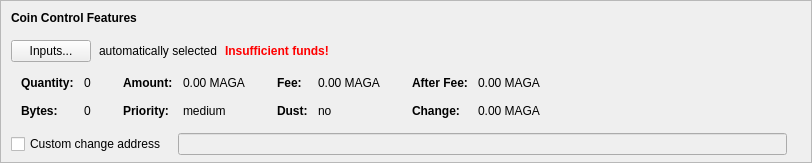
    <widget class="QFrame" name="frameCoinControl">
     <property name="sizePolicy">
      <sizepolicy hsizetype="Expanding" vsizetype="Expanding">
       <horstretch>0</horstretch>
       <verstretch>0</verstretch>
      </sizepolicy>
     </property>
     <property name="maximumSize">
      <size>
       <width>16777215</width>
       <height>16777215</height>
      </size>
     </property>
     <property name="frameShape">
      <enum>QFrame::StyledPanel</enum>
     </property>
     <property name="frameShadow">
      <enum>QFrame::Sunken</enum>
     </property>
     <layout class="QVBoxLayout" name="verticalLayoutCoinControl2">
      <property name="spacing">
       <number>0</number>
      </property>
      <property name="leftMargin">
       <number>0</number>
      </property>
      <property name="topMargin">
       <number>0</number>
      </property>
      <property name="rightMargin">
       <number>0</number>
      </property>
      <property name="bottomMargin">
       <number>6</number>
      </property>
      <item>
       <layout class="QVBoxLayout" name="verticalLayoutCoinControl" stretch="0,0,0,0,1">
        <property name="spacing">
         <number>0</number>
        </property>
        <property name="leftMargin">
         <number>10</number>
        </property>
        <property name="topMargin">
         <number>10</number>
        </property>
        <item>
         <layout class="QHBoxLayout" name="horizontalLayoutCoinControl1">
          <property name="bottomMargin">
           <number>15</number>
          </property>
          <item>
           <widget class="QLabel" name="labelCoinControlFeatures">
            <property name="sizePolicy">
             <sizepolicy hsizetype="Preferred" vsizetype="Maximum">
              <horstretch>0</horstretch>
              <verstretch>0</verstretch>
             </sizepolicy>
            </property>
            <property name="font">
             <font>
              <weight>75</weight>
              <bold>true</bold>
             </font>
            </property>
            <property name="styleSheet">
             <string notr="true">font-weight:bold;</string>
            </property>
            <property name="text">
             <string>Coin Control Features</string>
            </property>
           </widget>
          </item>
         </layout>
        </item>
        <item>
         <layout class="QHBoxLayout" name="horizontalLayoutCoinControl2" stretch="0,0,0,0">
          <property name="spacing">
           <number>8</number>
          </property>
          <property name="bottomMargin">
           <number>10</number>
          </property>
          <item>
           <widget class="QPushButton" name="pushButtonCoinControl">
            <property name="styleSheet">
             <string notr="true"/>
            </property>
            <property name="text">
             <string>Inputs...</string>
            </property>
            <property name="autoDefault">
             <bool>false</bool>
            </property>
           </widget>
          </item>
          <item>
           <widget class="QLabel" name="labelCoinControlAutomaticallySelected">
            <property name="text">
             <string>automatically selected</string>
            </property>
            <property name="margin">
             <number>5</number>
            </property>
           </widget>
          </item>
          <item>
           <widget class="QLabel" name="labelCoinControlInsuffFunds">
            <property name="font">
             <font>
              <weight>75</weight>
              <bold>true</bold>
             </font>
            </property>
            <property name="styleSheet">
             <string notr="true">color:red;font-weight:bold;</string>
            </property>
            <property name="text">
             <string>Insufficient funds!</string>
            </property>
            <property name="margin">
             <number>5</number>
            </property>
           </widget>
          </item>
          <item>
           <spacer name="horizontalSpacerCoinControl">
            <property name="orientation">
             <enum>Qt::Horizontal</enum>
            </property>
            <property name="sizeHint" stdset="0">
             <size>
              <width>40</width>
              <height>1</height>
             </size>
            </property>
           </spacer>
          </item>
         </layout>
        </item>
        <item>
         <widget class="QWidget" name="widgetCoinControl" native="true">
          <property name="sizePolicy">
           <sizepolicy hsizetype="Preferred" vsizetype="Preferred">
            <horstretch>0</horstretch>
            <verstretch>0</verstretch>
           </sizepolicy>
          </property>
          <property name="minimumSize">
           <size>
            <width>0</width>
            <height>0</height>
           </size>
          </property>
          <property name="styleSheet">
           <string notr="true"/>
          </property>
          <layout class="QHBoxLayout" name="horizontalLayoutCoinControl5">
           <property name="leftMargin">
            <number>0</number>
           </property>
           <property name="topMargin">
            <number>0</number>
           </property>
           <property name="rightMargin">
            <number>0</number>
           </property>
           <property name="bottomMargin">
            <number>0</number>
           </property>
           <item>
            <layout class="QHBoxLayout" name="horizontalLayoutCoinControl3" stretch="0,0,0,1">
             <property name="spacing">
              <number>20</number>
             </property>
             <property name="topMargin">
              <number>0</number>
             </property>
             <property name="bottomMargin">
              <number>10</number>
             </property>
             <item>
              <layout class="QFormLayout" name="formLayoutCoinControl1">
               <property name="horizontalSpacing">
                <number>10</number>
               </property>
               <property name="verticalSpacing">
                <number>14</number>
               </property>
               <property name="leftMargin">
                <number>10</number>
               </property>
               <property name="topMargin">
                <number>4</number>
               </property>
               <property name="rightMargin">
                <number>6</number>
               </property>
               <item row="0" column="0">
                <widget class="QLabel" name="labelCoinControlQuantityText">
                 <property name="font">
                  <font>
                   <weight>75</weight>
                   <bold>true</bold>
                  </font>
                 </property>
                 <property name="text">
                  <string>Quantity:</string>
                 </property>
                 <property name="margin">
                  <number>0</number>
                 </property>
                </widget>
               </item>
               <item row="0" column="1">
                <widget class="QLabel" name="labelCoinControlQuantity">
                 <property name="cursor">
                  <cursorShape>IBeamCursor</cursorShape>
                 </property>
                 <property name="contextMenuPolicy">
                  <enum>Qt::ActionsContextMenu</enum>
                 </property>
                 <property name="text">
                  <string notr="true">0</string>
                 </property>
                 <property name="margin">
                  <number>0</number>
                 </property>
                 <property name="textInteractionFlags">
                  <set>Qt::LinksAccessibleByMouse|Qt::TextSelectableByKeyboard|Qt::TextSelectableByMouse</set>
                 </property>
                </widget>
               </item>
               <item row="1" column="0">
                <widget class="QLabel" name="labelCoinControlBytesText">
                 <property name="font">
                  <font>
                   <weight>75</weight>
                   <bold>true</bold>
                  </font>
                 </property>
                 <property name="text">
                  <string>Bytes:</string>
                 </property>
                </widget>
               </item>
               <item row="1" column="1">
                <widget class="QLabel" name="labelCoinControlBytes">
                 <property name="cursor">
                  <cursorShape>IBeamCursor</cursorShape>
                 </property>
                 <property name="contextMenuPolicy">
                  <enum>Qt::ActionsContextMenu</enum>
                 </property>
                 <property name="text">
                  <string notr="true">0</string>
                 </property>
                 <property name="textInteractionFlags">
                  <set>Qt::LinksAccessibleByMouse|Qt::TextSelectableByKeyboard|Qt::TextSelectableByMouse</set>
                 </property>
                </widget>
               </item>
              </layout>
             </item>
             <item>
              <layout class="QFormLayout" name="formLayoutCoinControl2">
               <property name="horizontalSpacing">
                <number>10</number>
               </property>
               <property name="verticalSpacing">
                <number>14</number>
               </property>
               <property name="leftMargin">
                <number>6</number>
               </property>
               <property name="topMargin">
                <number>4</number>
               </property>
               <property name="rightMargin">
                <number>6</number>
               </property>
               <item row="0" column="0">
                <widget class="QLabel" name="labelCoinControlAmountText">
                 <property name="font">
                  <font>
                   <weight>75</weight>
                   <bold>true</bold>
                  </font>
                 </property>
                 <property name="text">
                  <string>Amount:</string>
                 </property>
                 <property name="margin">
                  <number>0</number>
                 </property>
                </widget>
               </item>
               <item row="0" column="1">
                <widget class="QLabel" name="labelCoinControlAmount">
                 <property name="cursor">
                  <cursorShape>IBeamCursor</cursorShape>
                 </property>
                 <property name="contextMenuPolicy">
                  <enum>Qt::ActionsContextMenu</enum>
                 </property>
                 <property name="text">
                  <string notr="true">0.00 MAGA</string>
                 </property>
                 <property name="textInteractionFlags">
                  <set>Qt::LinksAccessibleByMouse|Qt::TextSelectableByKeyboard|Qt::TextSelectableByMouse</set>
                 </property>
                </widget>
               </item>
               <item row="1" column="0">
                <widget class="QLabel" name="labelCoinControlPriorityText">
                 <property name="font">
                  <font>
                   <weight>75</weight>
                   <bold>true</bold>
                  </font>
                 </property>
                 <property name="text">
                  <string>Priority:</string>
                 </property>
                </widget>
               </item>
               <item row="1" column="1">
                <widget class="QLabel" name="labelCoinControlPriority">
                 <property name="cursor">
                  <cursorShape>IBeamCursor</cursorShape>
                 </property>
                 <property name="contextMenuPolicy">
                  <enum>Qt::ActionsContextMenu</enum>
                 </property>
                 <property name="text">
                  <string notr="true">medium</string>
                 </property>
                 <property name="textInteractionFlags">
                  <set>Qt::LinksAccessibleByMouse|Qt::TextSelectableByKeyboard|Qt::TextSelectableByMouse</set>
                 </property>
                </widget>
               </item>
              </layout>
             </item>
             <item>
              <layout class="QFormLayout" name="formLayoutCoinControl3">
               <property name="horizontalSpacing">
                <number>10</number>
               </property>
               <property name="verticalSpacing">
                <number>14</number>
               </property>
               <property name="leftMargin">
                <number>6</number>
               </property>
               <property name="topMargin">
                <number>4</number>
               </property>
               <property name="rightMargin">
                <number>6</number>
               </property>
               <item row="0" column="0">
                <widget class="QLabel" name="labelCoinControlFeeText">
                 <property name="font">
                  <font>
                   <weight>75</weight>
                   <bold>true</bold>
                  </font>
                 </property>
                 <property name="text">
                  <string>Fee:</string>
                 </property>
                 <property name="margin">
                  <number>0</number>
                 </property>
                </widget>
               </item>
               <item row="0" column="1">
                <widget class="QLabel" name="labelCoinControlFee">
                 <property name="cursor">
                  <cursorShape>IBeamCursor</cursorShape>
                 </property>
                 <property name="contextMenuPolicy">
                  <enum>Qt::ActionsContextMenu</enum>
                 </property>
                 <property name="text">
                  <string notr="true">0.00 MAGA</string>
                 </property>
                 <property name="textInteractionFlags">
                  <set>Qt::LinksAccessibleByMouse|Qt::TextSelectableByKeyboard|Qt::TextSelectableByMouse</set>
                 </property>
                </widget>
               </item>
               <item row="1" column="0">
                <widget class="QLabel" name="labelCoinControlLowOutputText">
                 <property name="font">
                  <font>
                   <weight>75</weight>
                   <bold>true</bold>
                  </font>
                 </property>
                 <property name="text">
                  <string>Dust:</string>
                 </property>
                </widget>
               </item>
               <item row="1" column="1">
                <widget class="QLabel" name="labelCoinControlLowOutput">
                 <property name="cursor">
                  <cursorShape>IBeamCursor</cursorShape>
                 </property>
                 <property name="contextMenuPolicy">
                  <enum>Qt::ActionsContextMenu</enum>
                 </property>
                 <property name="text">
                  <string notr="true">no</string>
                 </property>
                 <property name="textInteractionFlags">
                  <set>Qt::LinksAccessibleByMouse|Qt::TextSelectableByKeyboard|Qt::TextSelectableByMouse</set>
                 </property>
                </widget>
               </item>
              </layout>
             </item>
             <item>
              <layout class="QFormLayout" name="formLayoutCoinControl4">
               <property name="horizontalSpacing">
                <number>10</number>
               </property>
               <property name="verticalSpacing">
                <number>14</number>
               </property>
               <property name="leftMargin">
                <number>6</number>
               </property>
               <property name="topMargin">
                <number>4</number>
               </property>
               <property name="rightMargin">
                <number>6</number>
               </property>
               <item row="0" column="0">
                <widget class="QLabel" name="labelCoinControlAfterFeeText">
                 <property name="font">
                  <font>
                   <weight>75</weight>
                   <bold>true</bold>
                  </font>
                 </property>
                 <property name="text">
                  <string>After Fee:</string>
                 </property>
                 <property name="margin">
                  <number>0</number>
                 </property>
                </widget>
               </item>
               <item row="0" column="1">
                <widget class="QLabel" name="labelCoinControlAfterFee">
                 <property name="cursor">
                  <cursorShape>IBeamCursor</cursorShape>
                 </property>
                 <property name="contextMenuPolicy">
                  <enum>Qt::ActionsContextMenu</enum>
                 </property>
                 <property name="text">
                  <string notr="true">0.00 MAGA</string>
                 </property>
                 <property name="textInteractionFlags">
                  <set>Qt::LinksAccessibleByMouse|Qt::TextSelectableByKeyboard|Qt::TextSelectableByMouse</set>
                 </property>
                </widget>
               </item>
               <item row="1" column="0">
                <widget class="QLabel" name="labelCoinControlChangeText">
                 <property name="font">
                  <font>
                   <weight>75</weight>
                   <bold>true</bold>
                  </font>
                 </property>
                 <property name="text">
                  <string>Change:</string>
                 </property>
                </widget>
               </item>
               <item row="1" column="1">
                <widget class="QLabel" name="labelCoinControlChange">
                 <property name="cursor">
                  <cursorShape>IBeamCursor</cursorShape>
                 </property>
                 <property name="contextMenuPolicy">
                  <enum>Qt::ActionsContextMenu</enum>
                 </property>
                 <property name="text">
                  <string notr="true">0.00 MAGA</string>
                 </property>
                 <property name="textInteractionFlags">
                  <set>Qt::LinksAccessibleByMouse|Qt::TextSelectableByKeyboard|Qt::TextSelectableByMouse</set>
                 </property>
                </widget>
               </item>
              </layout>
             </item>
            </layout>
           </item>
          </layout>
         </widget>
        </item>
        <item>
         <layout class="QHBoxLayout" name="horizontalLayoutCoinControl4" stretch="0,0,0">
          <property name="spacing">
           <number>12</number>
          </property>
          <property name="sizeConstraint">
           <enum>QLayout::SetDefaultConstraint</enum>
          </property>
          <property name="topMargin">
           <number>5</number>
          </property>
          <property name="rightMargin">
           <number>5</number>
          </property>
          <item>
           <widget class="QCheckBox" name="checkBoxCoinControlChange">
            <property name="toolTip">
             <string>If this is activated, but the change address is empty or invalid, change will be sent to a newly generated address.</string>
            </property>
            <property name="text">
             <string>Custom change address</string>
            </property>
           </widget>
          </item>
          <item>
           <widget class="QValidatedLineEdit" name="lineEditCoinControlChange">
            <property name="enabled">
             <bool>false</bool>
            </property>
            <property name="sizePolicy">
             <sizepolicy hsizetype="Expanding" vsizetype="Fixed">
              <horstretch>0</horstretch>
              <verstretch>0</verstretch>
             </sizepolicy>
            </property>
           </widget>
          </item>
          <item>
           <widget class="QLabel" name="labelCoinControlChangeLabel">
            <property name="sizePolicy">
             <sizepolicy hsizetype="Preferred" vsizetype="Expanding">
              <horstretch>0</horstretch>
              <verstretch>0</verstretch>
             </sizepolicy>
            </property>
            <property name="minimumSize">
             <size>
              <width>0</width>
              <height>0</height>
             </size>
            </property>
            <property name="text">
             <string/>
            </property>
            <property name="margin">
             <number>3</number>
            </property>
           </widget>
          </item>
         </layout>
        </item>
        <item>
         <spacer name="verticalSpacerCoinControl">
          <property name="orientation">
           <enum>Qt::Vertical</enum>
          </property>
          <property name="sizeHint" stdset="0">
           <size>
            <width>800</width>
            <height>1</height>
           </size>
          </property>
         </spacer>
        </item>
       </layout>
      </item>
     </layout>
    </widget>
